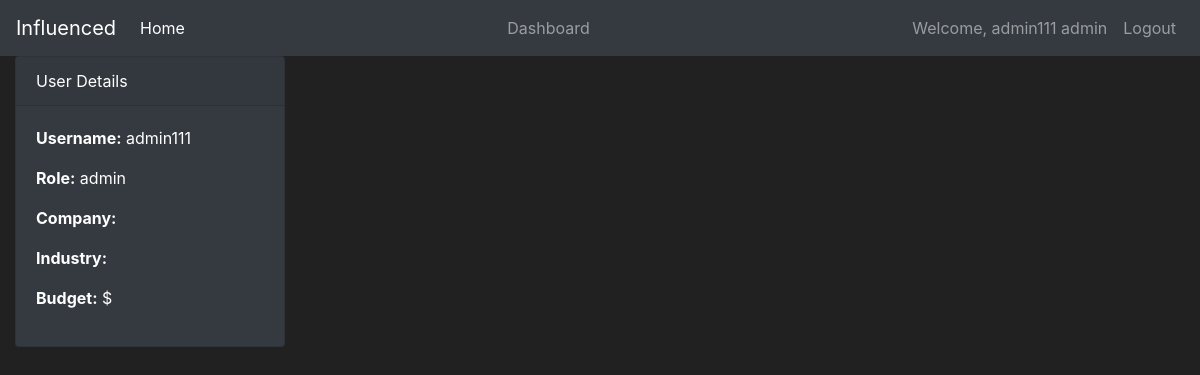
Before: /Dashboard/Sponsor (signed in) with the older database file.
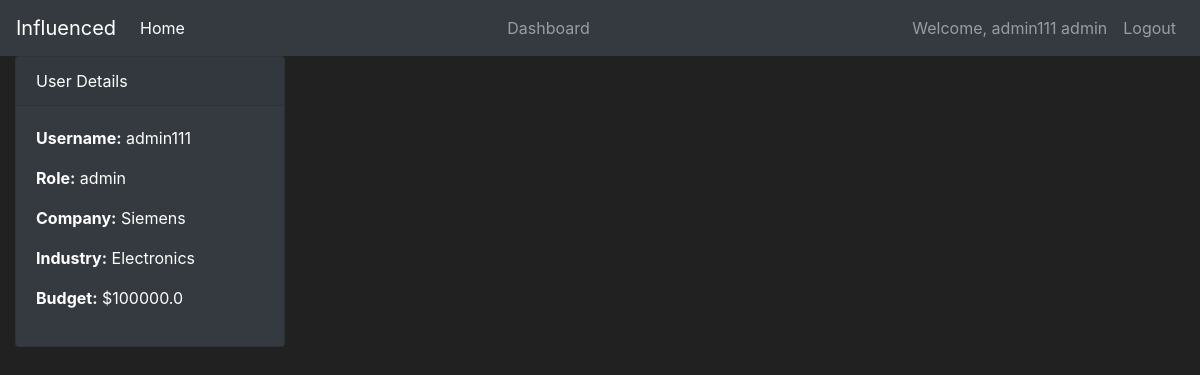
After: the same page with the newer database file.
### website/models.py (models this page shows, shortened)
class Sponsor(db.Model):
    id = db.Column(db.Integer, primary_key=True)
    user_id = db.Column(db.Integer, db.ForeignKey('user.id'), nullable=False)
    name = db.Column(db.String(150), nullable=False)
    email_id = db.Column(db.String(50),nullable=False,unique=True)
    industry = db.Column(db.String(100))
    budget = db.Column(db.Float)
    user = db.relationship('User', backref=db.backref('sponsor', lazy=True))

### website/routes.py (the view)
@app.route('/Dashboard/Sponsor',methods=['POST','GET'])
@login_required
def website_page_sponsor():
    current_sponsor = Sponsor.query.filter_by(id= current_user.id).first()
    campaigns= Campaign.query.filter_by(sponsor_id =current_user.id).all()
    return render_template('sponsor_dashboard.html',current_sponsor=current_sponsor,campaigns=campaigns)

### website/models.py (called while the page is built)
@login_manager.user_loader
def load_user(user_id):
    return User.query.get(int(user_id))

### website/Templates/sponsor_dashboard.html (shortened to what this page needs)
{% extends 'base.html'%}
{% block content %}
<div class="container-fluid">
    <div class="row">
        <div class="col-md-3">
            <div class="card bg-dark text-white">
                <div class="card-header">
                    User Details
                </div>
                <div class="card-body">
                    <p><strong>Username:</strong> {{ current_user.username }}</p>
                    <p><strong>Role:</strong> {{ current_user.role }}</p>
                    <p><strong>Company:</strong> {{ current_sponsor.name }}</p>
                    <p><strong>Industry:</strong> {{ current_sponsor.industry }}</p>
                    <p><strong>Budget:</strong> ${{ current_sponsor.budget }}</p>
                </div>
            </div>
        </div>
        <div class="col-md-9">
        </div>
    </div>
</div>
{% endblock %}

Changed rows visible on the page:
added Sponsor: name "Siemens", industry "Electronics", budget "100000.0"
